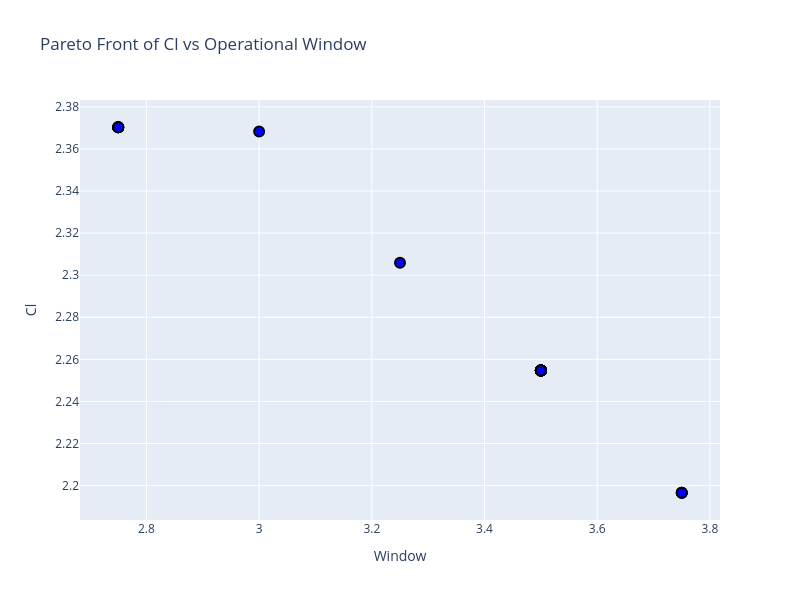

Notebook code cell kept with this figure:
### Markdown cell above
Pareto Front:

### Code cell
fig = px.scatter(df,
                 x='Window',
                 y='Cl',
                 title='Pareto Front of Cl vs Operational Window',
                 template='plotly',
                 width=800,
                 height=600
                 )

fig.update_traces(
    marker=dict(
        size=10,
        color='blue',
        line=dict(
            width=2,
            color='black'
        )
    )
)

fig.show()

### Figure 1 — Plotly figure (JSON) as saved in the notebook; plotly's stock layout.template omitted (floating-point values rounded to 4 significant figures)
{"data": [{"hovertemplate": "Window=%{x}<br>Cl=%{y}<extra></extra>", "legendgroup": "", "marker": {"color": "blue", "line": {"color": "black", "width": 2}, "size": 10, "symbol": "circle"}, "mode": "markers", "name": "", "orientation": "v", "showlegend": false, "type": "scatter", "x": [3.75, 3.75, 2.75, 2.75, 3.25, 3.0, 3.5, 3.5, 3.5, 3.5, 3.5, 3.75, 3.5, 3.5, 3.5, 3.5, 2.75, 3.5, 3.5, 3.5, 3.5, 3.5, 3.5, 3.5, 3.5, 3.5, 3.5, 3.5, 3.5, 2.75, 3.5, 2.75, 3.5, 3.5, 3.5, 3.5, 3.5, 3.5, 3.5, 3.5], "xaxis": "x", "y": [2.197, 2.197, 2.37, 2.37, 2.306, 2.368, 2.255, 2.255, 2.255, 2.255, 2.255, 2.197, 2.255, 2.255, 2.255, 2.255, 2.37, 2.255, 2.255, 2.255, 2.255, 2.255, 2.255, 2.255, 2.255, 2.255, 2.255, 2.255, 2.255, 2.37, 2.255, 2.37, 2.255, 2.255, 2.255, 2.255, 2.255, 2.255, 2.255, 2.255], "yaxis": "y"}], "layout": {"height": 600, "legend": {"tracegroupgap": 0}, "title": {"text": "Pareto Front of Cl vs Operational Window"}, "width": 800, "xaxis": {"anchor": "y", "domain": [0, 1], "title": {"text": "Window"}}, "yaxis": {"anchor": "x", "domain": [0, 1], "title": {"text": "Cl"}}}}
